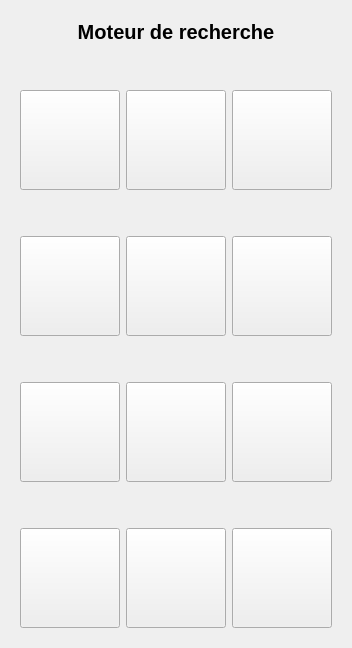
     <widget class="QWidget" name="recherchePage">
      <layout class="QVBoxLayout" name="verticalLayout_9">
       <item>
        <widget class="QStackedWidget" name="arreraRecherche">
         <property name="currentIndex">
          <number>0</number>
         </property>
         <widget class="QWidget" name="moteur">
          <layout class="QVBoxLayout" name="verticalLayout_10">
           <item>
            <widget class="QLabel" name="LINDCMOTEURRECHERCHE">
             <property name="font">
              <font>
               <pointsize>15</pointsize>
               <bold>true</bold>
              </font>
             </property>
             <property name="text">
              <string>Moteur de recherche</string>
             </property>
             <property name="alignment">
              <set>Qt::AlignmentFlag::AlignCenter</set>
             </property>
            </widget>
           </item>
           <item>
            <spacer name="verticalSpacer_18">
             <property name="orientation">
              <enum>Qt::Orientation::Vertical</enum>
             </property>
             <property name="sizeHint" stdset="0">
              <size>
               <width>20</width>
               <height>40</height>
              </size>
             </property>
            </spacer>
           </item>
           <item>
            <layout class="QGridLayout" name="gridLayout_3">
             <item row="4" column="0">
              <spacer name="verticalSpacer_2">
               <property name="orientation">
                <enum>Qt::Orientation::Vertical</enum>
               </property>
               <property name="sizeHint" stdset="0">
                <size>
                 <width>20</width>
                 <height>40</height>
                </size>
               </property>
              </spacer>
             </item>
             <item row="7" column="0">
              <widget class="QPushButton" name="IDC_MOTEURWORDREFERENCE">
               <property name="minimumSize">
                <size>
                 <width>100</width>
                 <height>100</height>
                </size>
               </property>
               <property name="maximumSize">
                <size>
                 <width>100</width>
                 <height>100</height>
                </size>
               </property>
               <property name="text">
                <string/>
               </property>
               <property name="icon">
                <iconset resource="resource.qrc">
                 <normaloff>:/recherche/img/recherche/wordreference.png</normaloff>:/recherche/img/recherche/wordreference.png</iconset>
               </property>
               <property name="iconSize">
                <size>
                 <width>95</width>
                 <height>95</height>
                </size>
               </property>
              </widget>
             </item>
             <item row="2" column="0">
              <spacer name="verticalSpacer">
               <property name="orientation">
                <enum>Qt::Orientation::Vertical</enum>
               </property>
               <property name="sizeHint" stdset="0">
                <size>
                 <width>20</width>
                 <height>40</height>
                </size>
               </property>
              </spacer>
             </item>
             <item row="1" column="2">
              <widget class="QPushButton" name="IDC_MOTEURBING">
               <property name="minimumSize">
                <size>
                 <width>100</width>
                 <height>100</height>
                </size>
               </property>
               <property name="maximumSize">
                <size>
                 <width>100</width>
                 <height>100</height>
                </size>
               </property>
               <property name="text">
                <string/>
               </property>
               <property name="icon">
                <iconset resource="resource.qrc">
                 <normaloff>:/recherche/img/recherche/bing.png</normaloff>:/recherche/img/recherche/bing.png</iconset>
               </property>
               <property name="iconSize">
                <size>
                 <width>95</width>
                 <height>95</height>
                </size>
               </property>
              </widget>
             </item>
             <item row="7" column="1">
              <widget class="QPushButton" name="IDC_MOTEURYT">
               <property name="minimumSize">
                <size>
                 <width>100</width>
                 <height>100</height>
                </size>
               </property>
               <property name="maximumSize">
                <size>
                 <width>100</width>
                 <height>100</height>
                </size>
               </property>
               <property name="text">
                <string/>
               </property>
               <property name="icon">
                <iconset resource="resource.qrc">
                 <normaloff>:/recherche/img/recherche/youtube.png</normaloff>:/recherche/img/recherche/youtube.png</iconset>
               </property>
               <property name="iconSize">
                <size>
                 <width>95</width>
                 <height>95</height>
                </size>
               </property>
              </widget>
             </item>
             <item row="5" column="2">
              <widget class="QPushButton" name="IDC_MOTEURAMAZON">
               <property name="minimumSize">
                <size>
                 <width>100</width>
                 <height>100</height>
                </size>
               </property>
               <property name="maximumSize">
                <size>
                 <width>100</width>
                 <height>100</height>
                </size>
               </property>
               <property name="text">
                <string/>
               </property>
               <property name="icon">
                <iconset resource="resource.qrc">
                 <normaloff>:/recherche/img/recherche/amazon.png</normaloff>:/recherche/img/recherche/amazon.png</iconset>
               </property>
               <property name="iconSize">
                <size>
                 <width>95</width>
                 <height>95</height>
                </size>
               </property>
              </widget>
             </item>
             <item row="1" column="1">
              <widget class="QPushButton" name="IDC_MOTEURGOOGLE">
               <property name="minimumSize">
                <size>
                 <width>100</width>
                 <height>100</height>
                </size>
               </property>
               <property name="maximumSize">
                <size>
                 <width>100</width>
                 <height>100</height>
                </size>
               </property>
               <property name="text">
                <string/>
               </property>
               <property name="icon">
                <iconset resource="resource.qrc">
                 <normaloff>:/recherche/img/recherche/google.png</normaloff>:/recherche/img/recherche/google.png</iconset>
               </property>
               <property name="iconSize">
                <size>
                 <width>95</width>
                 <height>95</height>
                </size>
               </property>
              </widget>
             </item>
             <item row="7" column="2">
              <widget class="QPushButton" name="IDC_MOTEURREVERSO">
               <property name="minimumSize">
                <size>
                 <width>100</width>
                 <height>100</height>
                </size>
               </property>
               <property name="maximumSize">
                <size>
                 <width>100</width>
                 <height>100</height>
                </size>
               </property>
               <property name="text">
                <string/>
               </property>
               <property name="icon">
                <iconset resource="resource.qrc">
                 <normaloff>:/recherche/img/recherche/reverso.png</normaloff>:/recherche/img/recherche/reverso.png</iconset>
               </property>
               <property name="iconSize">
                <size>
                 <width>95</width>
                 <height>95</height>
                </size>
               </property>
              </widget>
             </item>
             <item row="5" column="0">
              <widget class="QPushButton" name="IDC_MOTEURBIGSEARCH">
               <property name="minimumSize">
                <size>
                 <width>100</width>
                 <height>100</height>
                </size>
               </property>
               <property name="maximumSize">
                <size>
                 <width>100</width>
                 <height>100</height>
                </size>
               </property>
               <property name="text">
                <string/>
               </property>
               <property name="icon">
                <iconset resource="resource.qrc">
                 <normaloff>:/recherche/img/recherche/bigsearch.png</normaloff>:/recherche/img/recherche/bigsearch.png</iconset>
               </property>
               <property name="iconSize">
                <size>
                 <width>95</width>
                 <height>95</height>
                </size>
               </property>
              </widget>
             </item>
             <item row="3" column="2">
              <widget class="QPushButton" name="IDC_MOTEURQWANT">
               <property name="minimumSize">
                <size>
                 <width>100</width>
                 <height>100</height>
                </size>
               </property>
               <property name="maximumSize">
                <size>
                 <width>100</width>
                 <height>100</height>
                </size>
               </property>
               <property name="text">
                <string/>
               </property>
               <property name="icon">
                <iconset resource="resource.qrc">
                 <normaloff>:/recherche/img/recherche/qwant.png</normaloff>:/recherche/img/recherche/qwant.png</iconset>
               </property>
               <property name="iconSize">
                <size>
                 <width>95</width>
                 <height>95</height>
                </size>
               </property>
              </widget>
             </item>
             <item row="1" column="0">
              <widget class="QPushButton" name="IDC_MOTEURDUCK">
               <property name="minimumSize">
                <size>
                 <width>100</width>
                 <height>100</height>
                </size>
               </property>
               <property name="maximumSize">
                <size>
                 <width>100</width>
                 <height>100</height>
                </size>
               </property>
               <property name="text">
                <string/>
               </property>
               <property name="icon">
                <iconset resource="resource.qrc">
                 <normaloff>:/recherche/img/recherche/duckduckgo.png</normaloff>:/recherche/img/recherche/duckduckgo.png</iconset>
               </property>
               <property name="iconSize">
                <size>
                 <width>95</width>
                 <height>95</height>
                </size>
               </property>
              </widget>
             </item>
             <item row="3" column="1">
              <widget class="QPushButton" name="IDC_MOTEURECOSIA">
               <property name="minimumSize">
                <size>
                 <width>100</width>
                 <height>100</height>
                </size>
               </property>
               <property name="maximumSize">
                <size>
                 <width>100</width>
                 <height>100</height>
                </size>
               </property>
               <property name="text">
                <string/>
               </property>
               <property name="icon">
                <iconset resource="resource.qrc">
                 <normaloff>:/recherche/img/recherche/ecosia.png</normaloff>:/recherche/img/recherche/ecosia.png</iconset>
               </property>
               <property name="iconSize">
                <size>
                 <width>95</width>
                 <height>95</height>
                </size>
               </property>
              </widget>
             </item>
             <item row="3" column="0">
              <widget class="QPushButton" name="IDC_MOTEURBRAVE">
               <property name="minimumSize">
                <size>
                 <width>100</width>
                 <height>100</height>
                </size>
               </property>
               <property name="maximumSize">
                <size>
                 <width>100</width>
                 <height>100</height>
                </size>
               </property>
               <property name="text">
                <string/>
               </property>
               <property name="icon">
                <iconset resource="resource.qrc">
                 <normaloff>:/recherche/img/recherche/brave.png</normaloff>:/recherche/img/recherche/brave.png</iconset>
               </property>
               <property name="iconSize">
                <size>
                 <width>95</width>
                 <height>95</height>
                </size>
               </property>
              </widget>
             </item>
             <item row="5" column="1">
              <widget class="QPushButton" name="IDC_MOTEURWIKIPEDIA">
               <property name="minimumSize">
                <size>
                 <width>100</width>
                 <height>100</height>
                </size>
               </property>
               <property name="maximumSize">
                <size>
                 <width>100</width>
                 <height>100</height>
                </size>
               </property>
               <property name="text">
                <string/>
               </property>
               <property name="icon">
                <iconset resource="resource.qrc">
                 <normaloff>:/recherche/img/recherche/wikipedia.png</normaloff>:/recherche/img/recherche/wikipedia.png</iconset>
               </property>
               <property name="iconSize">
                <size>
                 <width>95</width>
                 <height>95</height>
                </size>
               </property>
              </widget>
             </item>
             <item row="6" column="0">
              <spacer name="verticalSpacer_3">
               <property name="orientation">
                <enum>Qt::Orientation::Vertical</enum>
               </property>
               <property name="sizeHint" stdset="0">
                <size>
                 <width>20</width>
                 <height>40</height>
                </size>
               </property>
              </spacer>
             </item>
            </layout>
           </item>
          </layout>
         </widget>
         <widget class="QWidget" name="historique">
          <layout class="QVBoxLayout" name="verticalLayout_11">
           <item>
            <widget class="QLabel" name="LINCHISTRECHERCHE">
             <property name="font">
              <font>
               <pointsize>15</pointsize>
               <bold>true</bold>
              </font>
             </property>
             <property name="text">
              <string>Historique de recherche</string>
             </property>
             <property name="alignment">
              <set>Qt::AlignmentFlag::AlignCenter</set>
             </property>
            </widget>
           </item>
           <item>
            <widget class="QPlainTextEdit" name="SHOWHISTORIQUEUSER"/>
           </item>
          </layout>
         </widget>
        </widget>
       </item>
      </layout>
     </widget>
